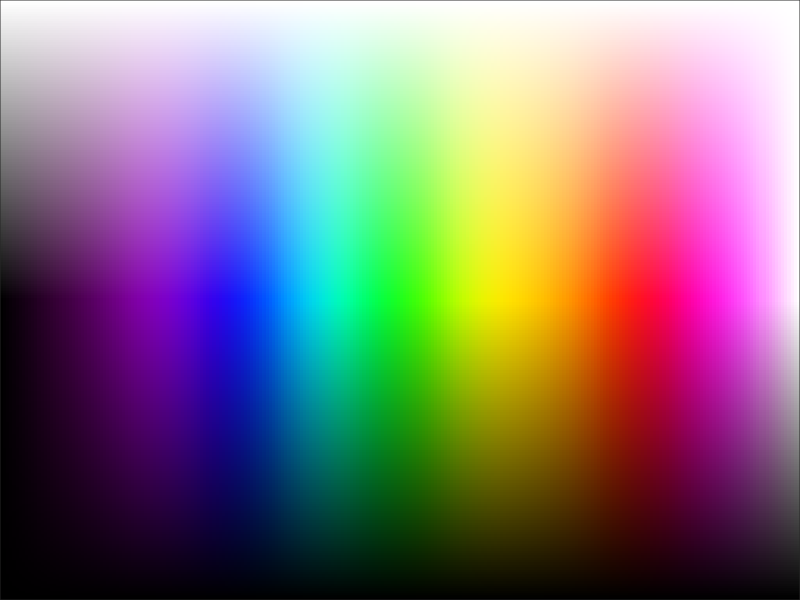

The MATLAB script that drew this image: (Note: this script raises an error after producing the figure.)
function [coloret] = colorPicker2(opt,pos,sat)
% opt = 0 for free picking an RGB trio
% opt = 1 for free picking and get closest superjet code
% opt = 1.1 for free picking displaying closest superjet code
% opt = 2 for discretised colors and get a code (sat is ignored)
% pos is a 4 value array to set window position and size
% sat is a flag to pick only saturated colors (1 yes, 0 no default)
if(nargin==0),opt=0;end
if(nargin<3)||isempty(sat)
    sat=0;
end
if(opt==2),sat=0;end
mgf=[0 0];
figure(868);set(868,'MenuBar','none','Name','ColorGrid','NumberTitle','off','pointer','hand');
if(nargin<2)||isempty(pos)
    pos=get(868,'Position');
    pos(3:4)=[300 300];
    if(sat==1),pos(4)=100;end
end
set(868,'Position',pos);
if(opt<2)

    % N=256;
    if(exist('colpick.mat','file')==0)
        generate();
    end
    load('colpick.mat','Ipick','Icode','Icrop');
    if(sat==1)
        Ipick=Ipick(round(size(Ipick,1)/2),:,:);
        Icrop=Icrop(round(size(Icrop,1)/2),:,:);
        Icode=Icode(round(size(Icode,1)/2),:,:);
    end
    if(opt==1.1)
        h=imagesc(Icrop);set(h,'hittest','off');
    else
        h=imagesc(Ipick);set(h,'hittest','off');
    end
    set(gca,'position',[mgf(1) mgf(2) 1-mgf(1) 1-mgf(2)],'xtick',[],'ytick',[]);

    coloret=[];
    w = waitforbuttonpress;
    aux=get(gca,'currentpoint');
    aux=aux(1,[2,1]);
    if(aux(1)>size(Ipick,1)),aux(1)=size(Ipick,1);end
    if(opt==0)
        coloret=permute(Ipick(ceil(aux(1)),ceil(aux(2)),:),[1 3 2]);
    else
        coloret=Icode(ceil(aux(1)),ceil(aux(2)));
    end

else% discret

    sz=[15 30];
    sp=[3 3];
    bgcol=[.9 .9 .9];
    mg=[0 0];

    [~,aux]=superjet();
    cc=aux{1};
    col=7;
    fil=ceil(numel(cc)/col);
    codes=cc;

    I=zeros(sp(1)+(sz(1)+sp(1)+2*mg(1))*fil,sp(2)+(sz(2)+sp(2)+2*mg(2))*col,3);
    for cc=1:3
        I(:,:,cc)=bgcol(cc);
    end

    rec=0;
    for ii=1:fil
        for jj=1:col
            rec=rec+1;
            if(rec<=numel(codes))
                aux=[0 0 0];
                rgy=(ii-1)*(sp(1)+2*mg(1)+sz(1))+sp(1):ii*(sp(1)+2*mg(1)+sz(1));
                rgx=(jj-1)*(sp(2)+2*mg(2)+sz(2))+sp(2):jj*(sp(2)+2*mg(2)+sz(2));
                for cc=1:3
                    I(rgy,rgx,cc)=aux(cc);
                end

                aux=superjet(1,codes(rec));
                rgy=(ii-1)*(sp(1)+2*mg(1)+sz(1))+sp(1)+mg(1):ii*(sp(1)+2*mg(1)+sz(1))-mg(1);
                rgx=(jj-1)*(sp(2)+2*mg(2)+sz(2))+sp(2)+mg(2):jj*(sp(2)+2*mg(2)+sz(2))-mg(2);
                for cc=1:3
                    I(rgy,rgx,cc)=aux(cc);
                end
            end
        end
    end


    h=imagesc(I);
    set(gca,'position',[mgf(1) mgf(2) 1-mgf(1) 1-mgf(2)],'xtick',[],'ytick',[]);
    set(h,'hittest','off');
    coloret=[];
    w = waitforbuttonpress;
    aux=get(gca,'currentpoint');
    aux=aux(1,[2,1]);

    aux=ceil(aux./(sz+2*mg+sp));
    ind=(aux(1)-1)*col+aux(2);
    coloret=codes(ind);
end

close(868);

end


function [] = generate()

N=256;
cm=superjet(N,'k<vbcgyormw');
cm=permute(cm,[3 1 2]);

% cm=cm(end:-1:1,:,:);
I=repmat(cm,[N 1 1]);
facs=linspace(0,1,ceil(N/2));
% facs=sqrt(facs);
for ii=1:floor(N/2)
    I(ii,:,:)=I(ii,:,:).*(facs(ii));
end
facs=[facs,facs];
for ii=floor(N/2)+1:N
    I(ii,:,:)=I(ii,:,:)+(1-I(ii,:,:))*facs(ii);
end
I=I(N:-1:1,:,:);
% figure();imagesc(I)
% imwrite(I,'colpick.png');

I2=zeros(N,N);
I3=zeros(N,N,3);
I4='';
% figure(1),imagesc(I)
I=permute(I,[1 3 2]);

for ii=1:N
    for jj=1:N
        [cod,q]=color2code(I(ii,:,jj));
        I2(ii,jj)=q;
        I3(ii,jj,:)=permute(superjet(1,cod),[1 3 2]);
        I4(ii,jj)=cod;
    end
end
% figure,imagesc(I2)
% figure(2),imagesc(I3)

I=permute(I,[1 3 2]);
Ipick=I;
Icrop=I3;
Icode=I4;
save('colpick.mat','Ipick','Icrop','Icode');


% figure(3);plot(sort(vec))

if(1)% show abundance
   
    [~,aux]=superjet();
    cc=aux{1};
    cdiccio=aux{2};
    dnams=aux{3};

    vec=zeros(numel(cc),1);
    aux=reshape((Icode),[numel(Icode),1]);
    for ii=1:numel(cc)
        vec(ii)=numel(find(aux==cc(ii)));
    end
    [vec,ord]=sort(vec,'descend');

    clc
    for ii=1:numel(vec)
        ensenya([cc(ord(ii)) ' - ' num2str(vec(ii))  ],cc(ord(ii)));
    end
    figure;set(gcf,'position',[333 266 1722 596])
    subplot(131),imagesc(.1*round(Ipick*10)),axis image
    subplot(132),imagesc(Icrop);axis image;
    subplot(133),imagesc(Ipick);axis image;hold on
    step=8;
    for ii=round(step/2):step:size(Icode,1)
        for jj=round(step/2):step:size(Icode,2)

            h=text(jj,ii,'A');
            set(h,'horizontalalignment','center','verticalalignment','middle','color',inverseColor(permute(Icrop(ii,jj,:),[1 3 2])),'interpreter','none');
            h.String=Icode(ii,jj);

        end
    end
end
end
